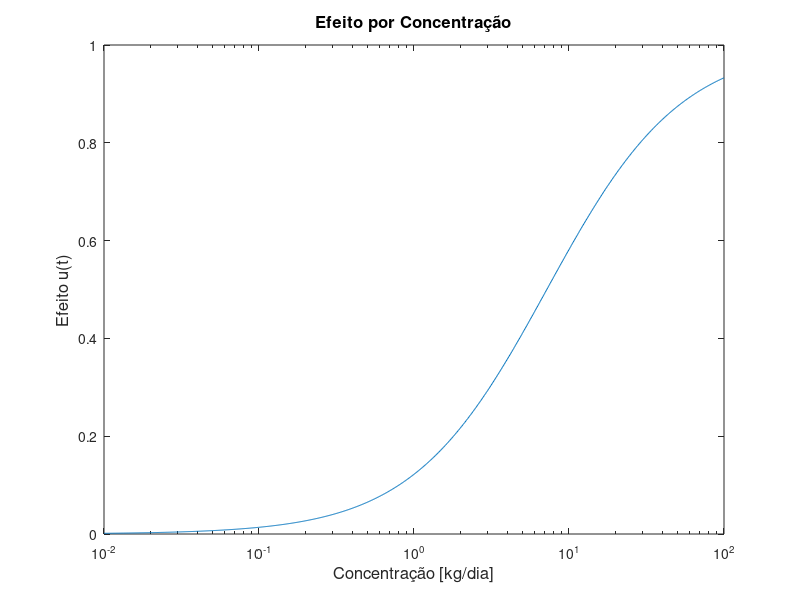

Here is the MATLAB script that generated this plot: (Note: this script raises an error after producing the figure.)
%constantes
c50 = 7.1903;

%função c e u
c2 = logspace(-2,2,1000);   %Gráfico Logaritmico
l = length(c2);
u = zeros(l,1);
    
    %Equação de Hill
    for k = 1:(l)
        u(k) = c2(k) / (c50 + c2(k));
        
    end
    
    %gráfico
    figure(2);
    semilogx(c2,u);
    hold on
    xlabel('Concentração [kg/dia]','FontSize',12)
    ylabel('Efeito u(t)','FontSize',12)
    title('Efeito por Concentração','FontSize',12)
    hold off
 %%%%%%%%%%%%%%%%%%%%%%%%%%%%%%%%%%%%%%%%%%%%%%%%%%%%%%%%%%%%%%%%%%%%%%%%%%   

 
f1(3);
f1(7);
f1(11);
f1(20);
f1(27);
f1(33); 
u2= zeros (6,1); % six analyzed dosages  
 
function f1(a)
%Constantes
k12 = 0.3*3600;
k21 = 0.2455*3600;
k10 = 0.0643*3600;
v1 = 3110;
v2 = 3110;
delta = 1000;
h=1;
c50 = 7.1903;

%vetores
x=[a,a,a,a,a,a,a,a,a,a,a,a,a,a,a,a,a,a,a,a];
d=upsample(x,6);
n=length(x);
c = zeros(n*6,1);
c1 = zeros(n*6,1);
c2 = zeros(n*6,1);
t = zeros(n*6,1);
u = zeros(n,1);


%matrizes
m=[-(k12+k10)/v1 , k21/v1 ; k12/v2 , -k21/v2];
s=[1/v1 ; 0];

%método de Euler
    for k = 1:(n*6-1)
        t(k+1) = k*h;
        c = m * [c1(k); c2(k)] + s * delta * d(k);
        c1(k+1) = c1(k) + h * c(1);
        c2(k+1) = c2(k) + h * c(2);
        u(k+1) = c2(k) / (c50 + c2(k));
    end
    

figure(3);
hold on
plot(t,u);
xlabel('Tempo [Dias]','FontSize',12)
ylabel('Efeito u(t)','FontSize',12)
title('Efeito por Tempo','FontSize',12)
legend('3mg','7mg','11mg','20mg','27mg','33mg','Location','Southeast');
hold off
    
end



